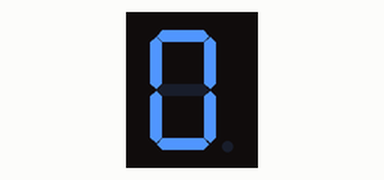
A sketch run on a simulated Arduino Uno, built with avr-gcc and run on an emulated ATmega328P. Shown: 1-digit seven-segment display. Wiring (inferred from the names in the program): 1-digit 7-segment display, segments lit when LOW: segments pin 2, pin 3, pin 4, pin 5, pin 6, pin 7, pin 8, pin 9. The segment pins are drawn as the display they are named for.

Above: at 0.1 s.
At 1.1 s:
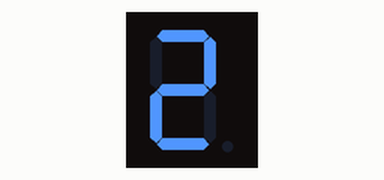
At 2.1 s:
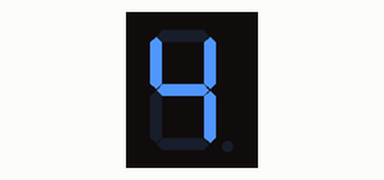
At 4.6 s:
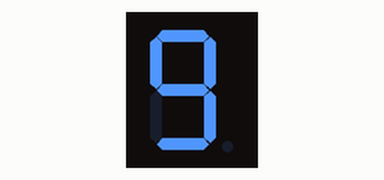
At 7.1 s:
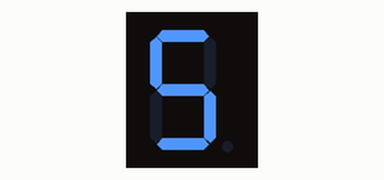
At 10.6 s:
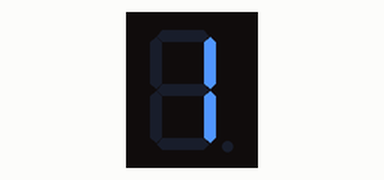

Measured:
- by itself, everything shown: repeats every 10.0 s, in 18 steps
- what the display in image 1 shows lasts 0.5 s, from 1.0 s to 1.5 s
- what the display in image 3 shows lasts 1.0 s, from 4.5 s to 5.5 s

The sketch:

7segment_display_0-9_test_.ino
```cpp
// čísla pinov segmentov
byte segmentPins[] = {2/*A*/,3/*B*/,4/*C*/,5/*D*/,6/*E*/,7/*F*/,8/*G*/,9/*BODKA*/};
// Pole aktívnych segmentov pre jednotlivé číslice, LOW = svieti, HIGH = nesvieti
byte segmentDigits[10][8] = {
//{ A , B , C , D , E , F , G , BODKA }
{LOW, LOW, LOW, LOW, LOW, LOW, HIGH, HIGH}, // číslica 0
{HIGH, LOW, LOW, HIGH, HIGH, HIGH, HIGH, HIGH}, // číslica 1
{LOW, LOW, HIGH, LOW, LOW, HIGH, LOW, HIGH}, // číslica 2
{LOW, LOW, LOW, LOW, HIGH, HIGH, LOW, HIGH}, // číslica 3
{HIGH, LOW, LOW, HIGH, HIGH, LOW, LOW, HIGH}, // číslica 4
{LOW, HIGH, LOW, LOW, HIGH, LOW, LOW, HIGH}, // číslica 5
{LOW, HIGH, LOW, LOW, LOW, LOW, LOW, HIGH}, // číslica 6
{LOW, LOW, LOW, HIGH, HIGH, HIGH, HIGH, HIGH}, // číslica 7
{LOW, LOW, LOW, LOW, LOW, LOW, LOW, HIGH}, // číslica 8
{LOW, LOW, LOW, LOW, HIGH, LOW, LOW, HIGH} // číslica 9
};
/* Metóda pre zobrazenie číslice */
void segmentDisplay(int digit);
void setup(){
// nastavíme porty ako vystupne
for(int i=0;i<8;i++){
pinMode(segmentPins[i], OUTPUT);
}
// nastavíme počiatočné hodnoty, nesvieti žiadna číslica
for(int i=0;i<8;i++){
digitalWrite(segmentPins[i], HIGH);
}
}
void loop(){
// Postupne zobrazíme čísla od 0 po 9
for(int n=0; n<10; n++){
segmentDisplay(n);
delay(500);
}
// Opačný postup, zobrazíme čísla od 9 po 0
for(int m=9; m>=0; m--){
segmentDisplay(m);
delay(500);
}
}
void segmentDisplay(int digit){
for(int s=0; s<8; s++){
digitalWrite(segmentPins[s], segmentDigits[digit][s]);
}
}
```
